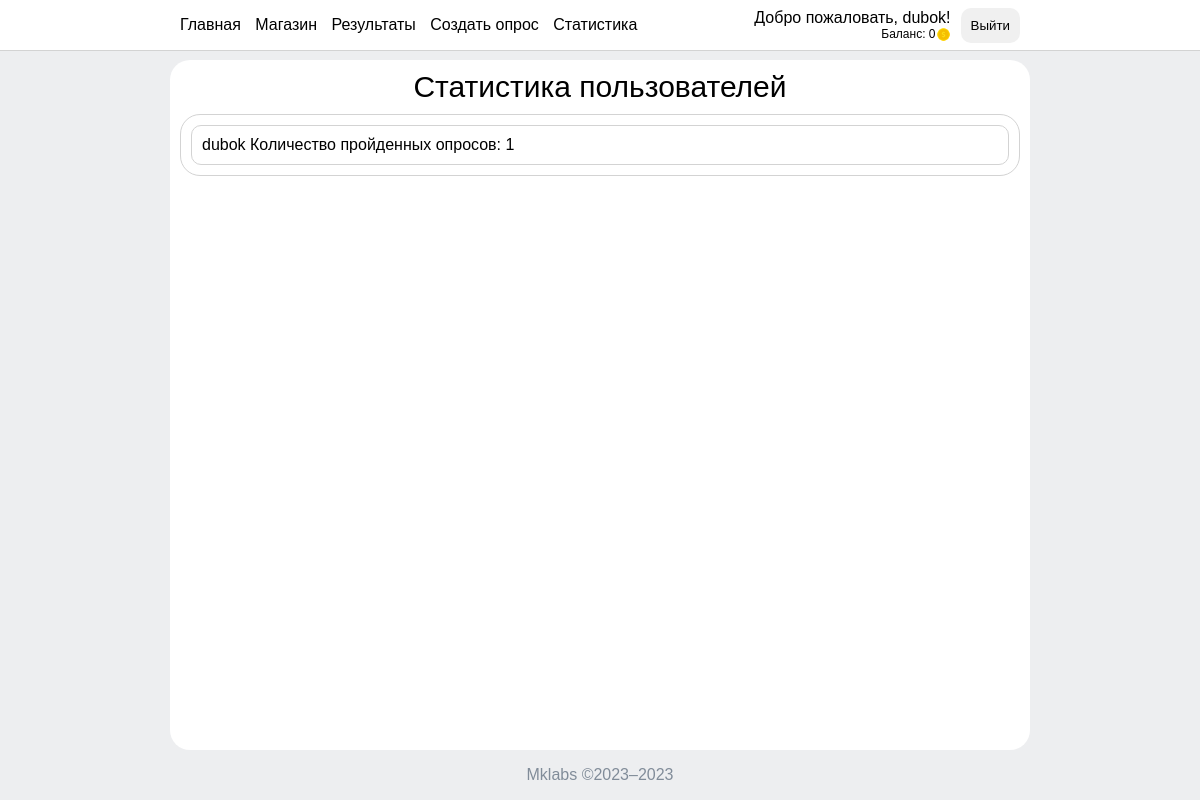
Before: /stats/ (signed in) with the older database file.
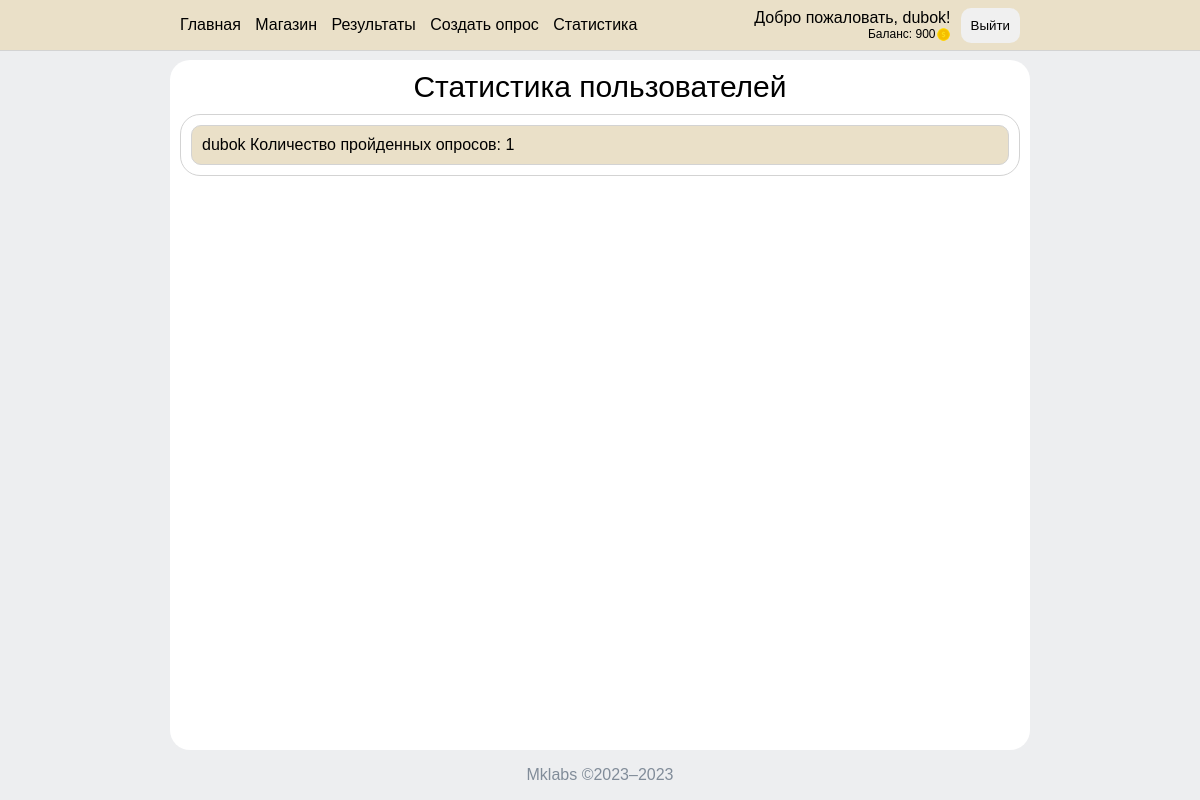
After: the same page with the newer database file.
### myapp/models.py (models this page shows)
class UserMarket(models.Model):
    user = models.ForeignKey(User, on_delete=models.CASCADE)
    balance = models.IntegerField(default=0, validators=[MinValueValidator(0)])
    purchased_colors = models.ManyToManyField('Color', related_name='users')
    active_color = models.ForeignKey(Color, on_delete=models.CASCADE, default=1)

### myapp/views.py (the view)
# urls.py: path('stats/', stats, name='stats'),
def stats(request):
    users = User.objects.all()
    completed_surveys = SurveyCompletion.objects.all()
    return render(request, 'stats.html', {'users': users, 'surveys': completed_surveys})

### myapp/context_processor.py (called while the page is built)
def balance_processor(request):
    user = request.user
    if user.is_authenticated:
        user_market = UserMarket.objects.filter(user=user).first()
    else:
        user_market = None
    return {'user_market': user_market}

def user_processor(request):
    user = request.user if request.user.is_authenticated else None
    return {'user': user}

### templates/stats.html
{% extends 'index.html' %}
{% block content %}
    {% if not user.is_superuser %}
        <div class="no-access">
            <p>Извините, у вас нет доступа к этому сайту</p>
        </div>
    {% else %}
        <div class="page-title">Статистика пользователей</div>
        <div class="question-block">
            {% for user in users %}
                <div class="user">
                    <div>
                        <div class="username"
                             style="background-color: {{ user.usermarket_set.first.active_color.hex_code }}">{{ user.username }}
                            Количество пройденных опросов: {{ user.surveycompletion_set.count }}
                        </div>
                    </div>
                </div>
            {% endfor %}
        </div>
    {% endif %}
{% endblock %}

### templates/index.html (shortened to what this page needs)
{% load static %}
<!DOCTYPE html>
<html>
<head>
    <link rel="stylesheet" href="{% static 'css/main.css' %}">
    <link rel="stylesheet" href="{% static 'css/surveys.css' %}">
    <link rel="stylesheet" href="{% static 'css/colors.css' %}">
</head>
<body>
<header style="background-color: {{ user_market.active_color.hex_code }} !important;">
    <nav>
        <ul>
            <li><a href="/">Главная</a></li>
            <li><a href="/market/">Магазин</a></li>
            {% if user.is_superuser %}
                <li><a href="/results/">Результаты</a></li>
                <li><a href="/create_test/">Создать опрос</a></li>
                <li><a href="/stats/">Статистика</a></li>
            {% endif %}
        </ul>
        <div id="container">
            {% if user != None and user.username != "" %}
                <div class="greet">
                    <p>Добро пожаловать, {{ user.username }}!</p>
                    <div class="balance">Баланс: {{ user_market.balance }}<img src="/static/icons/coin.png"></div>
                </div>
                <button class="button" id="logout">Выйти</button>
                </div>
            {% else %}
                <button class="button" id="login">Войти</button>
                <button class="button" id="signin">Зарегистрироваться</button>
            {% endif %}
    </nav>
</header>
<main>
    <div class="content">
        {% block content %}{% endblock %}
    </div>
</main>
<footer>
    Mklabs ©2023–2023
</footer>
</body>
</html>

Changed rows visible on the page:
changed UserMarket: active_color_id 1 → 5 (drawn); balance "0" → "900"
